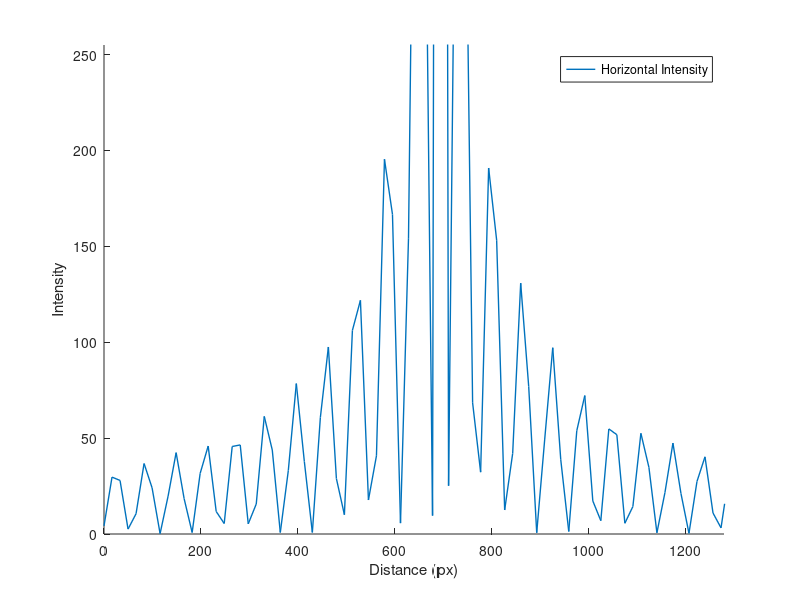

Here is the MATLAB script that generated this plot:
%% Import data from text files
h_data = importdata('saved_data/h_list_1.txt')

%% Plotting horizontal data into MATLAB's graphing function
h_domain = 0:1:1279;    % Defined domain as from 0 to 1279 in steps of 1

%figure(1)               % Figure value of 1 for the horizontal data
%plot(h_domain,h_data,'LineWidth',1)   % Plotting the imported horizontla data



%% Plot Bessel function - need to adapt this for my own image analyser
% Defining the domain for the theoretical function
lmda = 700 * 10^(-9)
theo_domain = sqrt(linspace(0,1279,100).^2 + linspace(0,1023,100).^2)

size(theo_domain)

% Calculating the first five Bessel functions of the first kind.
J = (besselj(0,theo_domain-690) * cos(pi) * 190).^2

%figure(2)               % Figure value of 2 for the theoretical data
hold on
plot(theo_domain,J,'LineWidth',1)
xlim([0 1280])           % Setting axis limits
ylim([0 255])
hold off
%axis([0 20 -.5 1])
grid off
legend('Horizontal Intensity','Theoretical Model','Location','Best')
%title('Bessel Functions of the First Kind for v = 0')
xlabel('Distance (px)')
ylabel('Intensity')
